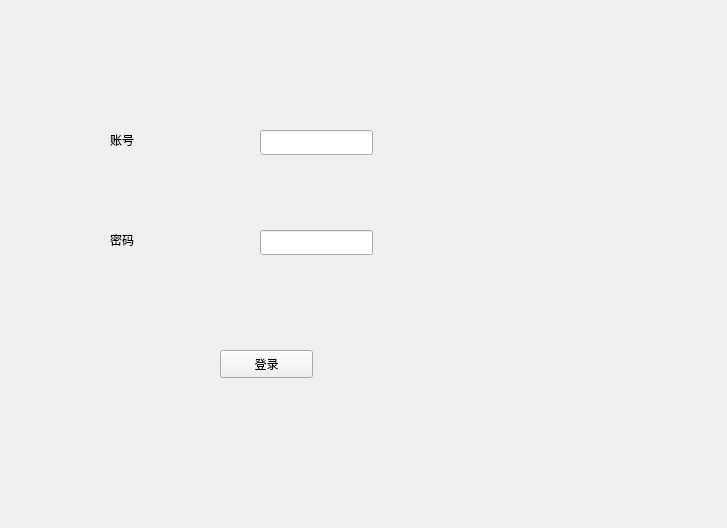
<?xml version="1.0" encoding="UTF-8"?>
<ui version="4.0">
 <class>LoginWindow</class>
 <widget class="QWidget" name="LoginWindow">
  <property name="geometry">
   <rect>
    <x>0</x>
    <y>0</y>
    <width>727</width>
    <height>528</height>
   </rect>
  </property>
  <property name="windowTitle">
   <string>Form</string>
  </property>
  <widget class="QLabel" name="label">
   <property name="geometry">
    <rect>
     <x>110</x>
     <y>130</y>
     <width>69</width>
     <height>19</height>
    </rect>
   </property>
   <property name="text">
    <string>账号</string>
   </property>
  </widget>
  <widget class="QLabel" name="label_2">
   <property name="geometry">
    <rect>
     <x>110</x>
     <y>230</y>
     <width>69</width>
     <height>19</height>
    </rect>
   </property>
   <property name="text">
    <string>密码</string>
   </property>
  </widget>
  <widget class="QLineEdit" name="lineEdit_account">
   <property name="geometry">
    <rect>
     <x>260</x>
     <y>130</y>
     <width>113</width>
     <height>25</height>
    </rect>
   </property>
  </widget>
  <widget class="QLineEdit" name="lineEdit_password">
   <property name="geometry">
    <rect>
     <x>260</x>
     <y>230</y>
     <width>113</width>
     <height>25</height>
    </rect>
   </property>
  </widget>
  <widget class="QPushButton" name="pushButton_login">
   <property name="geometry">
    <rect>
     <x>220</x>
     <y>350</y>
     <width>93</width>
     <height>28</height>
    </rect>
   </property>
   <property name="text">
    <string>登录</string>
   </property>
  </widget>
 </widget>
 <resources/>
 <connections/>
</ui>
